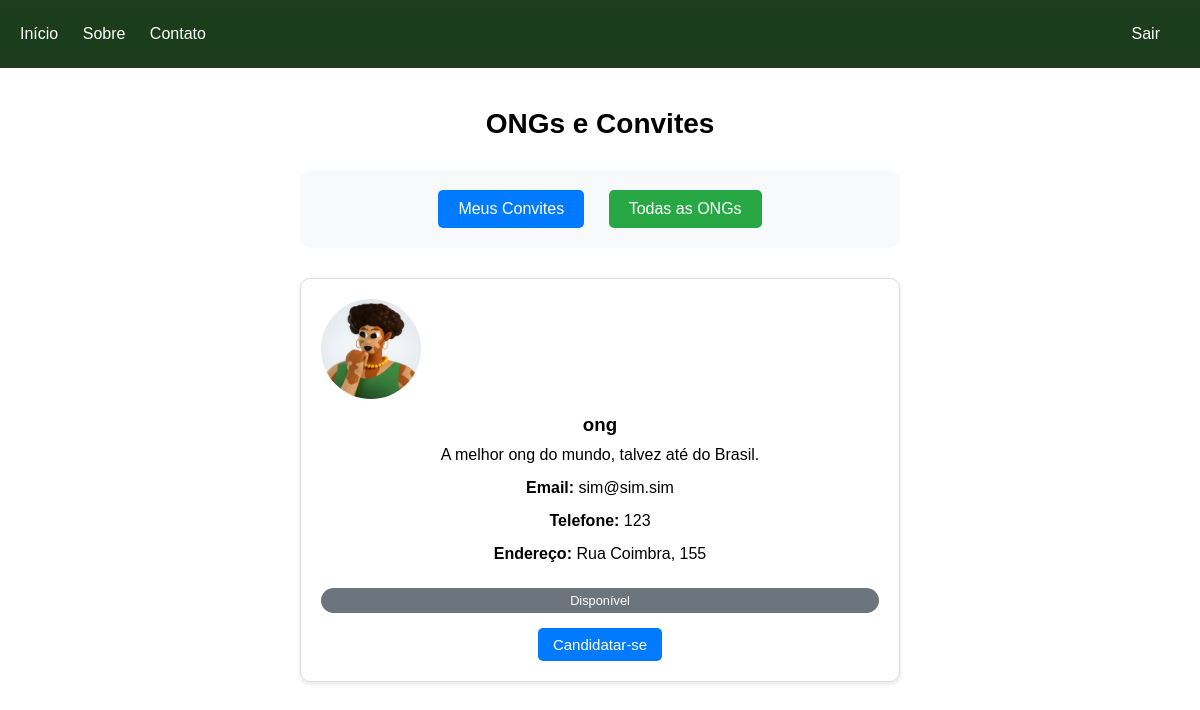
Page /ongs_lista.php (signed in) on the committed database.
### tables this page shows
CREATE TABLE ongs (
    id_ong INT PRIMARY KEY AUTO_INCREMENT,
    id_usuario INT NOT NULL,
    nome VARCHAR(150) NOT NULL,
    email VARCHAR(255) UNIQUE NOT NULL,
    telefone VARCHAR(30),
    cnpj VARCHAR(30),
    endereco VARCHAR(255),
    cep VARCHAR(12) NOT NULL,
    descricao TEXT,
    imagem VARCHAR(255),
    criado_em TIMESTAMP DEFAULT CURRENT_TIMESTAMP,
    FOREIGN KEY (id_usuario) REFERENCES usuarios(id_usuario) ON DELETE CASCADE
);

### ongs_lista.php (the view, shortened to what this page needs)
<?php
$volClass = new Voluntario();
$volClass->setIdUsuario($_SESSION['id_usuario']);
$dadosVol = $volClass->buscarPorIdUsuario();
$id_voluntario_logado = $dadosVol['id_voluntario'];
$mostrar_todas = !isset($_GET['todas']) || (isset($_GET['todas']) && $_GET['todas'] == '1');
$con = new Conexao();
$sql_todas = "
    SELECT o.id_ong, o.nome, o.email, o.telefone, o.endereco, o.descricao, o.imagem
    FROM ongs o
    LEFT JOIN convites_ongs_voluntarios cov ON o.id_ong = cov.id_ong AND cov.id_voluntario = ? AND cov.status = 'pendente'
    LEFT JOIN ongs_voluntarios ov ON o.id_ong = ov.id_ong AND ov.id_voluntario = ?
    ORDER BY o.nome ASC
";
$sql_convites = "
    SELECT o.id_ong, o.nome, o.email, o.telefone, o.endereco, o.descricao, o.imagem,
           cov.id_convite, cov.status as status_relacao, cov.data_convite
    FROM convites_ongs_voluntarios cov
    INNER JOIN ongs o ON o.id_ong = cov.id_ong
    WHERE cov.id_voluntario = ? AND cov.status = 'pendente'
    ORDER BY cov.data_convite DESC
";
if ($mostrar_todas) {
    $stmt = $con->prepare($sql_todas);
    $stmt->execute([$id_voluntario_logado, $id_voluntario_logado]);
} else {
    $stmt = $con->prepare($sql_convites);
    $stmt->execute([$id_voluntario_logado]);
}
$ongs = $stmt->fetchAll(PDO::FETCH_ASSOC);
?>
<!DOCTYPE html>
<html lang="pt-br">
<head>
    <link rel="stylesheet" href="CSS.css">
</head>
<body>
<header>
    <div class="nav" style="display: flex; justify-content: space-between; align-items: center;">
        <div class="nav-esquerda">
            <a href="index.php">Início</a>
            <a href="sobre.html">Sobre</a>
            <a href="contato.html">Contato</a>
        </div>
        <div class="nav-direita">
            <?php if (isset($_SESSION['id_usuario'])): ?>
                <a href="logout.php">Sair</a>
            <?php endif; ?>
        </div>
    </div>
</header>
<div class="ong-lista-container">
    <h1 class="ong-lista-titulo">ONGs e Convites</h1>
    <div class="filtros">
        <form method="GET" action="">
            <button type="submit" name="todas" value="0"
                    class="btn-filtro <?= !$mostrar_todas ? 'ativo' : '' ?>">
                Meus Convites
            </button>
            <button type="submit" name="todas" value="1"
                    class="btn-filtro <?= $mostrar_todas ? 'ativo' : '' ?>">
                Todas as ONGs
            </button>
        </form>
    </div>
    <?php if (count($ongs) == 0): ?>
        <p style="text-align: center;">
            <?php if ($mostrar_todas): ?>
                Nenhuma ONG encontrada.
            <?php else: ?>
                Nenhum convite pendente no momento.
            <?php endif; ?>
        </p>
    <?php else: ?>
        <div class="ong-grid">
            <?php foreach ($ongs as $ong): ?>
            <?php $ong['status_relacao'] =isset($ong['status_relacao']) ? $ong['status_relacao'] : 'disponivel'; ?>
            <div class="ong-card">
                <img src="<?= $ong['imagem'] ?: 'assets/sem-foto-ong.jpg' ?>"
                     alt="<?= $ong['nome'] ?>">
                <h3><?= $ong['nome'] ?></h3>
                <p><?= $ong['descricao'] ?></p>
                <p><strong>Email:</strong> <?= $ong['email'] ?></p>
                <p><strong>Telefone:</strong> <?= $ong['telefone'] ?></p>
                <p><strong>Endereço:</strong> <?= $ong['endereco'] ?></p>
                <?php if ($mostrar_todas): ?>
                    <div class="status-badge status-<?= $ong['status_relacao'] ?>">
                        <?php
                            switch($ong['status_relacao']) {
                                case 'disponivel': echo 'Disponível'; break;
                            }
                        ?>
                    </div>
                    <div class="acoes">
                        <?php if ($ong['status_relacao'] == 'pendente'): ?>
                            <button class="btn-acao btn-aceitar"
                                    onclick="responderConvite(<?= $ong['id_ong'] ?>, 'aceito')">
                                Aceitar
                            </button>
                            <button class="btn-acao btn-recusar"
                                    onclick="responderConvite(<?= $ong['id_ong'] ?>, 'recusado')">
                                Recusar
                            </button>
                        <?php elseif ($ong['status_relacao'] == 'disponivel'): ?>
                            <a href="app/gateway.php?acao=candidatar&id_ong=<?= $ong['id_ong'] ?>"
                               class="btn-candidatar">
                                Candidatar-se
                            </a>
                        <?php endif; ?>
                    </div>
                <?php endif; ?>
            </div>
            <?php endforeach; ?>
        </div>
    <?php endif; ?>
</div>
</body>
</html>

### CSS.css (style rules this page uses)
* { margin: 0; padding: 0; box-sizing: border-box; }
body, html { height: 100%; font-family: Arial, sans-serif; }
.nav { background-color: #1b3d1b; padding: 15px 20px; }
.nav a { color: white; text-decoration: none; margin-right: 20px; font-weight: 500; }
header { background-color: #1e3d1f; padding: 10px 0; }
.ong-lista-container { padding: 40px 25vw; }
.ong-lista-titulo { text-align: center; font-size: 28px; margin-bottom: 30px; }
.ong-grid { display: grid; grid-template-columns: repeat(3, 1fr); gap: 25px; }
.ong-card { background-color: white; padding: 20px; border-radius: 12px; box-shadow: 0 0 10px rgba(0,0,0,0.1); display: flex; flex-direction: column; height: 100%; }
.ong-card img { width: 100%; height: 180px; object-fit: cover; border-radius: 10px; margin-bottom: 15px; }
.ong-card h3 { margin-bottom: 10px; }
.ong-card p { margin-bottom: 15px; flex-grow: 1; }
.btn-candidatar { display: inline-block; background-color: #1e3d1f; color: white; padding: 10px 15px; border-radius: 8px; font-size: 15px; text-decoration: none; text-align: center; }
.filtros { background: #f8f9fa; padding: 20px; border-radius: 10px; margin-bottom: 30px; text-align: center; }
.btn-filtro { background: #007bff; color: white; border: none; padding: 10px 20px; border-radius: 5px; cursor: pointer; margin: 0 10px; font-size: 16px; }
.btn-filtro.ativo { background: #28a745; }
.acoes { margin-top: 15px; }

### ongs_lista.php (style rules this page uses)
.filtros { background: #f8f9fa; padding: 20px; border-radius: 10px; margin-bottom: 30px; text-align: center; }
.btn-filtro { background: #007bff; color: white; border: none; padding: 10px 20px; border-radius: 5px; cursor: pointer; margin: 0 10px; font-size: 16px; }
.btn-filtro.ativo { background: #28a745; }
.ong-grid { display: grid; grid-template-columns: repeat(auto-fill, minmax(300px, 1fr)); gap: 20px; margin-top: 20px; }
.ong-card { border: 1px solid #ddd; border-radius: 10px; padding: 20px; text-align: center; background: white; box-shadow: 0 2px 5px rgba(0,0,0,0.1); position: relative; }
.ong-card img { width: 100px; height: 100px; border-radius: 50%; object-fit: cover; margin-bottom: 15px; }
.status-badge { padding: 5px 10px; border-radius: 15px; font-size: 0.8em; margin-top: 10px; display: inline-block; }
.status-disponivel { background: #6c757d; color: white; }
.acoes { margin-top: 15px; }
.btn-candidatar { background: #007bff; color: white; text-decoration: none; padding: 8px 15px; border-radius: 5px; display: inline-block; }

### rows in the picture
ongs: imagem (picture), nome "ong", descricao "A melhor ong do mundo, talvez até do Brasil.", email "sim@sim.sim", telefone "123", endereco "Rua Coimbra, 155"
